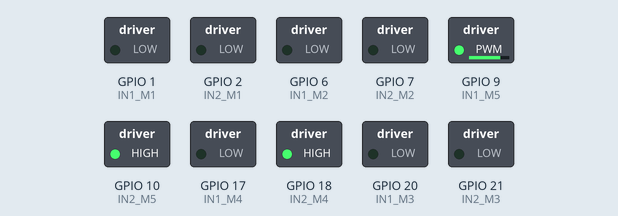
A sketch run on a simulated ESP32-S3. Parts: switched loads named in the sketch (green lamp = pin HIGH). What the sketch prints to the serial monitor is not drawn.

Above: at 0.1 s.
Timing chart, 0 to 1.6 s (numbered marks = the images above):
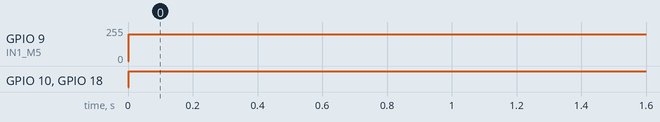

Measured:
- by itself, GPIO 9 (IN1_M5): 0/255 → 199/255 at 0.00 s
- by itself, GPIO 10 (IN2_M5), GPIO 18 (IN2_M4): LOW → HIGH at 0.00 s

The sketch:

motor_control.ino
```cpp
// Updated ESP32-S3 GPIOs for 5 motors
#define IN1_M1 1   // PWM
#define IN2_M1 2   // DIR

#define IN1_M2 6   // PWM
#define IN2_M2 7   // DIR

#define IN1_M3 20  // PWM
#define IN2_M3 21  // DIR

#define IN1_M4 17  // PWM
#define IN2_M4 18  // DIR

#define IN1_M5 9   // PWM
#define IN2_M5 10  // DIR

// LEDC PWM channels
#define CH_M1 0
#define CH_M2 1
#define CH_M3 2
#define CH_M4 3
#define CH_M5 4

#define PWM_FREQ 20000      // 20kHz for DRV8871
#define PWM_RESOLUTION 8    // 8-bit resolution (0–255)

void setup() {
  Serial.begin(115200);
  Serial.println("ESP32-S3 5-Motor PWM Control Starting...");

  // Set direction pins as OUTPUT
  pinMode(IN2_M1, OUTPUT); pinMode(IN2_M2, OUTPUT);
  pinMode(IN2_M3, OUTPUT); pinMode(IN2_M4, OUTPUT);
  pinMode(IN2_M5, OUTPUT);

  // Configure LEDC channels and attach to IN1 (PWM) pins
  ledcSetup(CH_M1, PWM_FREQ, PWM_RESOLUTION);
  ledcAttachPin(IN1_M1, CH_M1);

  ledcSetup(CH_M2, PWM_FREQ, PWM_RESOLUTION);
  ledcAttachPin(IN1_M2, CH_M2);

  ledcSetup(CH_M3, PWM_FREQ, PWM_RESOLUTION);
  ledcAttachPin(IN1_M3, CH_M3);

  ledcSetup(CH_M4, PWM_FREQ, PWM_RESOLUTION);
  ledcAttachPin(IN1_M4, CH_M4);

  ledcSetup(CH_M5, PWM_FREQ, PWM_RESOLUTION);
  ledcAttachPin(IN1_M5, CH_M5);
}

void loop() {
  // Run forward at different speeds
  Serial.println("Motors running FORWARD at various speeds...");
  // setMotor(IN2_M1, CH_M1, HIGH, 20);   // ~30%
  // setMotor(IN2_M2, CH_M2, HIGH, 80);  // ~50%
  // setMotor(IN2_M3, CH_M3, HIGH, 140);  // ~70%
  setMotor(IN2_M4, CH_M4, HIGH, 0);  // ~85%
  setMotor(IN2_M5, CH_M5, HIGH, 200);  // full speed

  // delay(5000);

  // // Run all motors in reverse at 50%
  // Serial.println("Motors running BACKWARD at 50%...");
  // setMotor(IN2_M1, CH_M1, LOW, 128);
  // setMotor(IN2_M2, CH_M2, LOW, 128);
  // setMotor(IN2_M3, CH_M3, LOW, 128);
  // setMotor(IN2_M4, CH_M4, LOW, 128);
  // setMotor(IN2_M5, CH_M5, LOW, 128);

  // delay(5000);
}

// Control individual motor
void setMotor(int dirPin, int pwmChannel, bool direction, int speed) {
  digitalWrite(dirPin, direction);
  ledcWrite(pwmChannel, speed); // Speed: 0–255 (8-bit)
}
```
